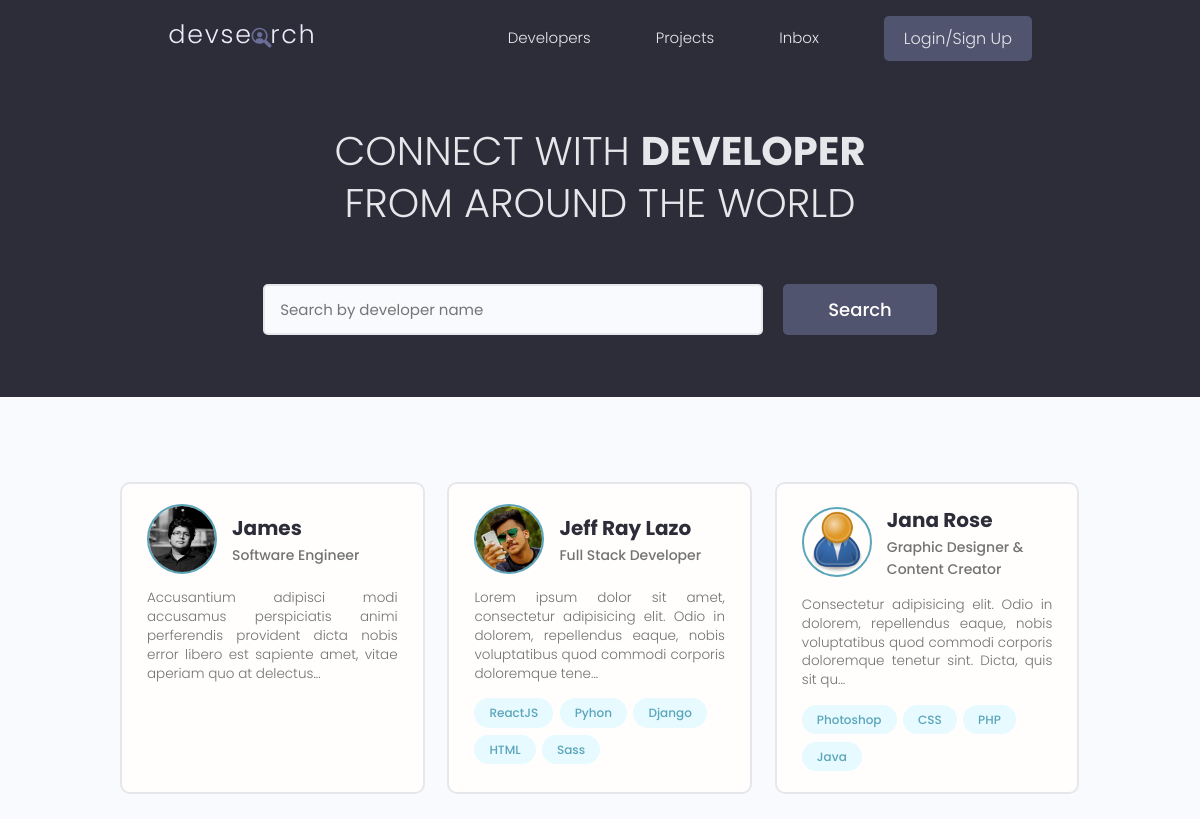
The page / on the database its author committed.
### users/models.py (models this page shows, shortened)
class Profile(models.Model):
    id = models.UUIDField(default=uuid.uuid4, unique=True,
                          primary_key=True, editable=False)
    user = models.OneToOneField(
        User, on_delete=models.CASCADE, null=True, blank=True)
    name = models.CharField(max_length=200, blank=True, null=True)
    email = models.EmailField(max_length=500, blank=True, null=True)
    username = models.CharField(max_length=200, blank=True, null=True)
    short_intro = models.CharField(max_length=200, blank=True, null=True)
    bio = models.TextField(blank=True, null=True)
    location = models.CharField(max_length=200, blank=True, null=True)
    profile_image = models.ImageField(
        null=True, blank=True, upload_to="profiles/", default="profiles/user-default.png")
    social_github = models.CharField(max_length=200, blank=True, null=True)
    social_twitter = models.CharField(max_length=200, blank=True, null=True)
    social_linkedin = models.CharField(max_length=200, blank=True, null=True)
    social_youtube = models.CharField(max_length=200, blank=True, null=True)
    social_website = models.CharField(max_length=200, blank=True, null=True)
    created = models.DateTimeField(auto_now_add=True)

class Skill(models.Model):
    id = models.UUIDField(default=uuid.uuid4, unique=True,
                          primary_key=True, editable=False)
    owner = models.ForeignKey(
        Profile, on_delete=models.CASCADE, null=True, blank=True)
    name = models.CharField(max_length=200, blank=True, null=True)
    description = models.TextField(blank=True, null=True)
    created = models.DateTimeField(auto_now_add=True)
    def __str__(self):
        return str(self.name)

### users/views.py (the view)
# urls.py: path('', views.profiles, name="profiles"),
def profiles(request):
    profiles, search_query = searchProfiles(request)
    custom_range, profiles = paginateProfiles(request, profiles, 3)
    context = {'profiles': profiles, 'search_query': search_query,
               'custom_range': custom_range}
    return render(request, 'users/profiles.html', context)

### users/utils.py (called while the page is built)
def paginateProfiles(request, profiles, results):
    page = request.GET.get('page')
    paginator = Paginator(profiles, results)
    try:
        profiles = paginator.page(page)
    except PageNotAnInteger:
        page = 1
        profiles = paginator.page(page)
    except EmptyPage:
        page = paginator.num_pages
        profiles = paginator.page(page)
    leftIndex = (int(page) - 4)
    if leftIndex < 1:
        leftIndex = 1
    rightIndex = (int(page) + 5)
    if rightIndex > paginator.num_pages:
        rightIndex = paginator.num_pages + 1
    custom_range = range(leftIndex, rightIndex)
    return custom_range, profiles

def searchProfiles(request):
    search_query = ''
    if request.GET.get('search_query'):
        search_query = request.GET.get('search_query')
    skills = Skill.objects.filter(name__icontains=search_query)
    """
    This method will filter the search results for the search query if their is no match then return all the profiles with filter for name or short intro. This will also elminate duplicates using the distinct method.
    """
    profiles = Profile.objects.distinct().filter(
        Q(name__icontains=search_query) |
        Q(short_intro__icontains=search_query) |
        Q(skill__in=skills)
    )
    return profiles, search_query

### users/templates/users/profiles.html (shortened to what this page needs)
{% extends 'main.html' %}
{% block content %}
<main class="home">
    <section class="hero-section text-center">
        <div class="container container--narrow">
            <div class="hero-section__box">
                <h2>CONNECT WITH <span>DEVELOPER</span></h2>
                <h2>FROM AROUND THE WORLD</h2>
            </div>
            <div class="hero-section__search">
                <form id="search-form" class="form" action="{% url 'profiles' %}" method="get">
                    <div class="form__field">
                        <input class="input input--text" id="formInput#search" type="text" name="search_query"
                            value="{{search_query}}" placeholder="Search by developer name" />
                    </div>
                    <input class="btn btn--sub btn--lg" type="submit" value="Search" />
                </form>
            </div>
        </div>
    </section>
    <section class="devlist">
        <div class="container">
            <div class="grid grid--three">
                {% for profile in profiles %}
                <div class="column card">
                    <div class="dev">
                        <a href="{% url 'user-profile' profile.id %}" class="card__body">
                            <div class="dev__profile">
                                <img class="avatar avatar--md" src="{{profile.profile_image.url}}"
                                    alt="{{profile.name|slugify}}" />
                                <div class="dev__meta">
                                    <h3>{{profile.name}}</h3>
                                    <h5>{{profile.short_intro|slice:"60"}}</h5>
                                </div>
                            </div>
                            <p class="dev__info">
                                {{profile.bio|slice:"150"}}...
                            </p>
                            <div class="dev__skills">
                                {% for skill in profile.skill_set.all|slice:"5" %}
                                <span class="tag tag--pill tag--main">
                                    <small>{{skill}}</small>
                                </span>
                                {% endfor %}
                            </div>
                        </a>
                    </div>
                </div>
                {% endfor %}
            </div>
        </div>
    </section>
</main>
{% endblock %}

### static/styles/app.css (style rules this page uses)
:root { --color-sub: #2d2d39; }
.btn--sub { background-color: var(--color-sub-light); }
.card { border: 2px solid var(--color-light); }
img { width: 100%; }
.hero-section { height: 40vh; display: flex; align-items: center; background-color: var(--color-sub); }
.hero-section__box { margin-bottom: 4rem; }
.hero-section__box > h2, .hero-section__box > h2 > span { font-size: 4rem; color: var(--color-light); line-height: 1.3; text-transform: uppercase; }
.hero-section__box > h2 { font-weight: 300; }
.hero-section__box > h2 > span { font-weight: 700; }
.hero-section__search > .form { display: flex; align-items: center; justify-content: center; gap: 2rem; }
.hero-section__search > .form input.input--text { width: 50rem; }
.devlist { margin-top: 8rem; }
.devlist .grid { align-items: stretch; }
.devlist .dev .dev__profile { display: flex; align-items: center; gap: 1.5rem; }
.devlist .dev .dev__meta h3 { color: var(--color-sub); font-size: 2rem; font-weight: 700; }
.devlist .dev .dev__meta h5 { color: var(--color-text); font-size: 1.4rem; font-weight: 500; }
.devlist .dev .dev__info { margin: 1.5rem 0; font-size: 1.35rem; line-height: 1.4; text-align: justify; }

### static/styles/utilities.css (style rules this page uses)
:root { --space-1: .5rem; --space-2: 1rem; --space-3: 2rem; --space-4: 4rem; }

### static/uikit/styles/modules/_variables.css (style rules this page uses)
:root { --color-main: #5aa5b9; --color-main-light: #e6faff; --color-sub: #3f4156; --color-sub-light: #51546e; --color-sub-lighter: #ededfd; --color-text: #737373; --color-gray: #8b8b8b; --color-light: #e5e7eb; --color-light-gray: #767676; --color-bg: #f8fafd; --color-white: #fffefd; --color-white-light: #f3f3f3; --color-success: #359e64; --color-success-bg: #def8e8; --color-error: #fc4b0b; --color-error-bg: #fff2ee; --font-base: 'Poppins', arial, helvetica, 'Segoe UI', roboto, ubuntu, sans-serif; --font-monospace: 'Fira Code', 'Courier New', courier, monospace; --font-regular: 300; --font-medium: 500; --font-bold: 700; --generic-shadow: 1px 1px 5px #00000010; --generic-transition: all 0.3s ease-in-out; }

### static/uikit/styles/modules/_base.css (style rules this page uses)
* { margin: 0; padding: 0; box-sizing: border-box; text-rendering: optimizeLegibility; color: inherit; font-size: inherit; }
html { font-size: 50%; }
@media only screen and (min-width: 480px) { html { font-size: 56.25%; } }
@media only screen and (min-width: 1200px) { html { font-size: 62.5%; } }
body { line-height: 1.6; font-weight: 400; font-size: 1.5rem; color: var(--color-text); background-color: var(--color-bg); min-height: 100vh; }

### static/uikit/styles/modules/_typography.css (style rules this page uses)
* { font-family: var(--font-base); }
h2 { font-size: 3.6rem; font-weight: var(--font-bold); }
h3 { font-size: 3.2rem; font-weight: var(--font-medium); }
h5 { font-size: 2.4rem; font-weight: var(--font-medium); }
h5, h6 { font-weight: var(--font-regular); }
p, span, strong { font-size: 1.6rem; color: var(--color-text); font-weight: var(--font-regular); }
a { padding-bottom: 2px; text-decoration: none; display: inline-block; color: var(--color-main); font-weight: var(--font-medium); }

### static/uikit/styles/modules/_utilities.css (style rules this page uses)
.container { width: 92%; max-width: 165rem; margin: 0 auto; box-sizing: border-box; }
.container--narrow { width: 92%; max-width: 120rem; }
@media screen and (min-width: 1000px) { .container { width: 90%; } }
@media screen and (min-width: 1000px) { .container--narrow { width: 85%; } }
@media screen and (min-width: 1200px) { .container { width: 80%; } }
@media screen and (min-width: 1200px) { .container--narrow { width: 72%; } }
.text-center { text-align: center; }

### static/uikit/styles/modules/_avatar.css (style rules this page uses)
.avatar { border-radius: 50%; border: 2px solid var(--color-main); object-fit: cover; }
.avatar--md { height: 7rem; width: 7rem; }

### static/uikit/styles/modules/_button.css (style rules this page uses)
.btn { display: inline-block; position: relative; cursor: pointer; background-color: var(--color-light); font-weight: var(--font-medium); color: var(--color-sub); text-decoration: none; padding: 1rem 2rem; border-radius: 0.5rem; border: none; width: -webkit-fit-content; width: -moz-fit-content; width: fit-content; height: -webkit-fit-content; height: -moz-fit-content; height: fit-content; font-size: 1.6rem; outline-width: 0; outline-color: transparent; -webkit-backface-visibility: hidden; backface-visibility: hidden; transition: all 0.3s ease-in-out; }
.btn--sub { background-color: var(--color-sub); color: var(--color-white); }
.btn--lg { font-size: 1.8rem; padding: 1.2rem 4.5rem; }

### static/uikit/styles/modules/_card.css (style rules this page uses)
.card { border-radius: 1rem; background-color: var(--color-white); border: 1.5px solid var(--color-light); width: auto; height: auto; margin-top: 0.5rem; margin-bottom: 0.5rem; overflow: hidden; }
.card__body, .card__header { padding: 2rem 2.5rem; }

### rows shown on the page
Profile: profile_image (picture), name "James", short_intro "Software Engineer", bio "Accusantium adipisci modi accusamus perspiciatis animi perferendis provident dicta nobis error libero est sapiente amet, vitae aperiam quo at delectus"
Profile: profile_image (picture), name "Jeff Ray Lazo", short_intro "Full Stack Developer", bio "Lorem ipsum dolor sit amet, consectetur adipisicing elit. Odio in dolorem, repellendus eaque, nobis voluptatibus quod commodi corporis doloremque tene"
Skill: name "ReactJS"
Skill: name "Pyhon"
Skill: name "Django"
Skill: name "HTML"
Skill: name "Sass"
Profile: profile_image (placeholder picture), name "Jana Rose", short_intro "Graphic Designer & Content Creator", bio "Consectetur adipisicing elit. Odio in dolorem, repellendus eaque, nobis voluptatibus quod commodi corporis doloremque tenetur sint. Dicta, quis sit qu"
Skill: name "Photoshop"
Skill: name "CSS"
Skill: name "PHP"
Skill: name "Java"
